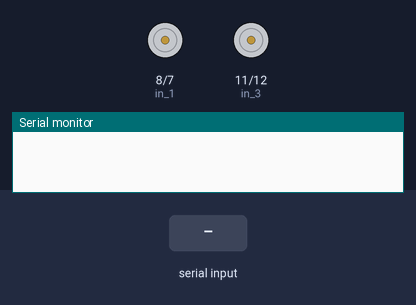
This sketch was run on a simulated Arduino Uno, built with avr-gcc and run on an emulated ATmega328P. Shown: motor-driver pin pairs drawn as motors (green arrow = first pin HIGH = forward, orange = second pin HIGH = backward, longer = more drive, scaled by the enable pin), the last lines printed to the serial monitor. The test bench sets the inputs (shaded band).

Above: at 1.2 s.
1.3 s: "f90\n" received over Serial
At 2.3 s:
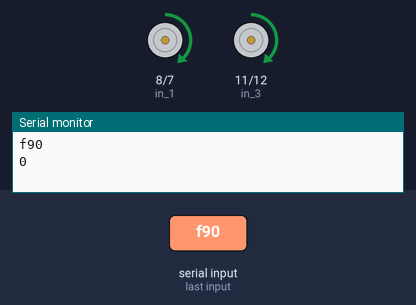
2.8 s: "b90\n" received over Serial
At 3.4 s:
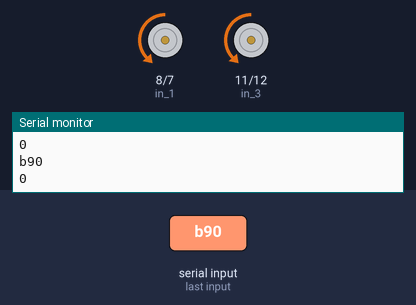
4.3 s: "r90\n" received over Serial
At 4.6 s:
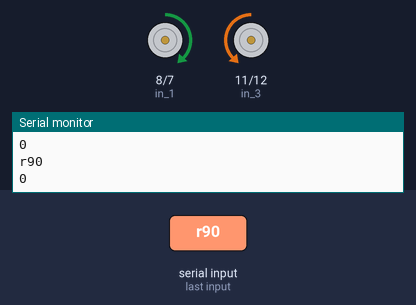
5.8 s: "l90\n" received over Serial
At 6.9 s:
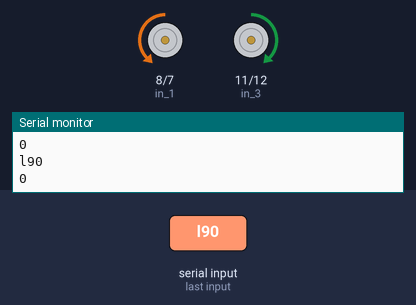
7.3 s: "f,45\n" received over Serial
At 8.1 s:
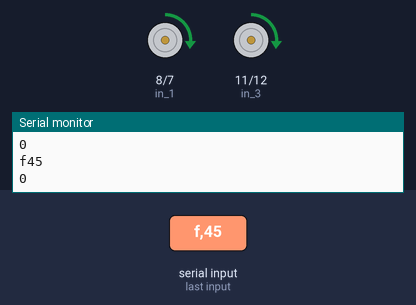
8.8 s: "b,45\n" received over Serial
At 9.2 s:
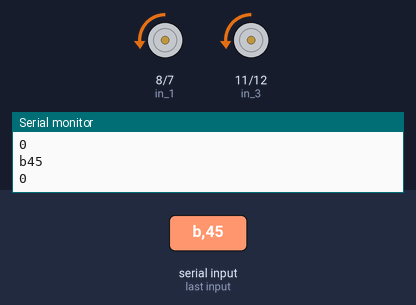
Timing chart, 0 to 11.3 s (numbered marks = the images above; inputs shaded):
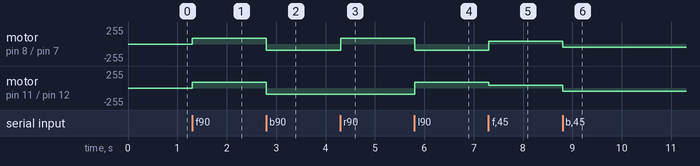

The sketch:

HelloIno.ino
```cpp
const int pwm = 3 ;	//initializing pin 2 as pwm
const int in_1 = 8 ;
const int in_2 = 7 ;

const int pwm2 = 10     ;	//initializing pin 2 as pwm
const int in_3 = 11 ;
const int in_4 = 12 ;
int value = 0;
char mes = 't';
//For providing logic to L298 IC to choose the direction of the DC motor

void setup()
{
  pinMode(pwm,OUTPUT) ;  	//we have to set PWM pin as output
  pinMode(in_1,OUTPUT) ; 	//Logic pins are also set as output
  pinMode(in_2,OUTPUT) ;
  pinMode(pwm2,OUTPUT) ;  	//we have to set PWM pin as output
  pinMode(in_3,OUTPUT) ; 	//Logic pins are also set as output
  pinMode(in_4,OUTPUT) ;
  Serial.begin(9600);
  Serial.setTimeout(10);
  delay(5);
}

void loop() {
  if(Serial.available()>0){
    mes=Serial.read();
    value = Serial.parseInt();
    Serial.print(mes);
    Serial.println(value);

    switch (mes) {
    case 'f':
       forward(value);
       break;
    case 'b':
       backward(value);
       break;
    case 'r':
       right(value);
       break;
     case 'l':
       left(value);
       break;
     case 's':
       brake();
       break;
  }
}


 }
 void forward(int hiz){
   analogWrite(pwm,hiz) ;
   analogWrite(pwm2,hiz) ;
   digitalWrite(in_1,HIGH) ;
   digitalWrite(in_2,LOW) ;
   digitalWrite(in_3,HIGH) ;
   digitalWrite(in_4,LOW) ;
 }

 void backward(int hiz){
   analogWrite(pwm,hiz) ;
   analogWrite(pwm2,hiz) ;
   digitalWrite(in_1,LOW) ;
  digitalWrite(in_2,HIGH) ;
  digitalWrite(in_3,LOW) ;
  digitalWrite(in_4,HIGH) ;
 }

 void right(int hiz){
   analogWrite(pwm,hiz) ;
   analogWrite(pwm2,hiz) ;
   digitalWrite(in_1,HIGH) ;
   digitalWrite(in_2,LOW) ;
   digitalWrite(in_3,LOW) ;
   digitalWrite(in_4,HIGH) ;


 }

 void left(int hiz){
  analogWrite(pwm,hiz) ;
   analogWrite(pwm2,hiz) ;
   digitalWrite(in_1,LOW) ;
   digitalWrite(in_2,HIGH) ;
   digitalWrite(in_3,HIGH) ;
   digitalWrite(in_4,LOW) ;
 }

 void brake(){
   analogWrite(pwm,0) ;
   analogWrite(pwm2,0) ;
   digitalWrite(in_1,LOW) ;
   digitalWrite(in_2,LOW) ;
   digitalWrite(in_3,LOW) ;
   digitalWrite(in_4,LOW) ;
 }
```

Measured:
- after the input at 1.3 s, motor on pin 8 (in_1) / pin 7 (in_2), motor on pin 11 (in_3) / pin 12 (in_4): stopped → forward 90/255 at once
- after the input at 2.8 s, motor on pin 8 (in_1) / pin 7 (in_2), motor on pin 11 (in_3) / pin 12 (in_4): forward 90/255 → backward 90/255 at once
- after the input at 4.3 s, motor on pin 8 (in_1) / pin 7 (in_2): backward 90/255 → forward 90/255 at once
- after the input at 5.8 s, motor on pin 8 (in_1) / pin 7 (in_2): forward 90/255 → backward 90/255 at once; motor on pin 11 (in_3) / pin 12 (in_4): backward 90/255 → forward 90/255 at once
- after the input at 7.3 s, motor on pin 8 (in_1) / pin 7 (in_2): backward 90/255 → forward 45/255 at once; motor on pin 11 (in_3) / pin 12 (in_4): forward 90/255 → forward 45/255 at once
- after the input at 8.8 s, motor on pin 8 (in_1) / pin 7 (in_2), motor on pin 11 (in_3) / pin 12 (in_4): forward 45/255 → backward 45/255 at once
